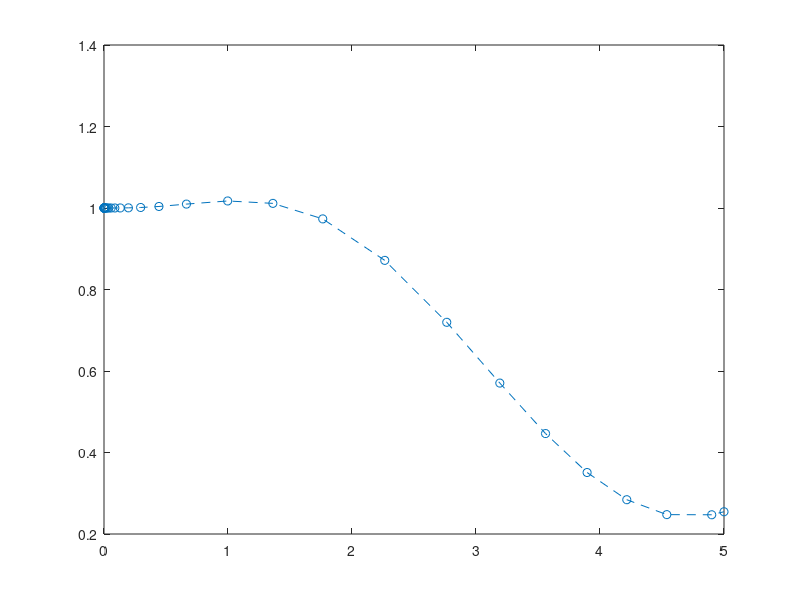

Recreate this plot in MATLAB.
%% a)

clear;clc;close;

% ED :
dw = @(t, w) -1.2*sin(10*t)*w;

t0 = 0;
tf = 5;
w0 = 1;

tspan = [t0, tf];
[t, w] = ode23(dw, tspan, w0);

plot(t, w, 'o--');

%% b)
clear;clc;close;

dy = @(t, y) cos(t)/3 - y/(3+3*t^2);
[t, y] = ode23(dy, [0, 5], 1);
plot(t, y, 'o--');